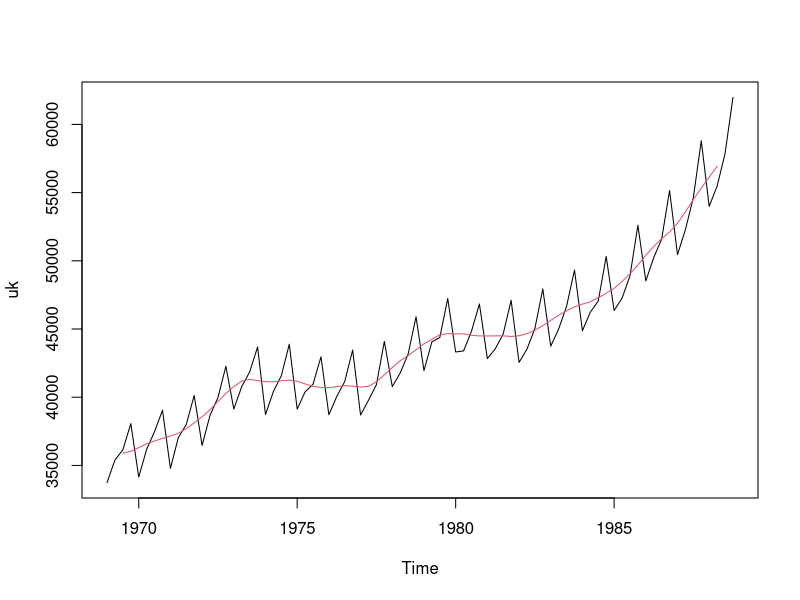
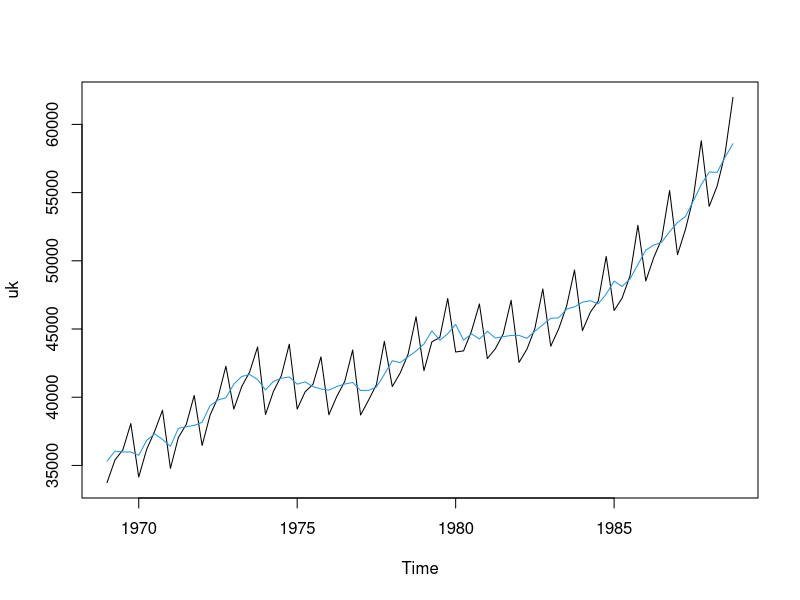
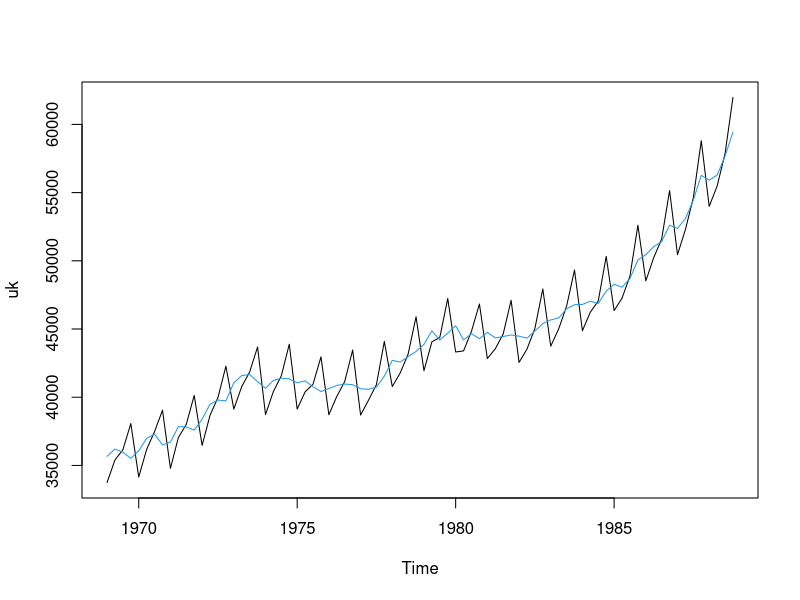
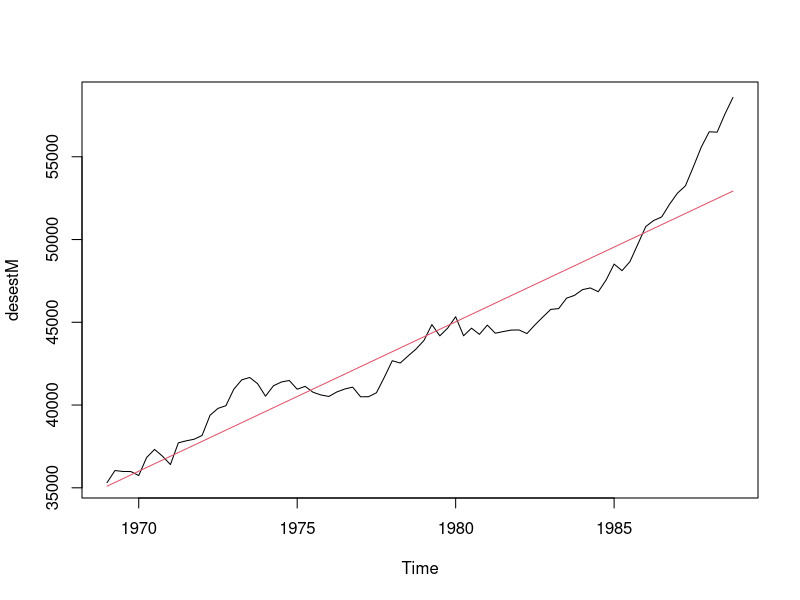
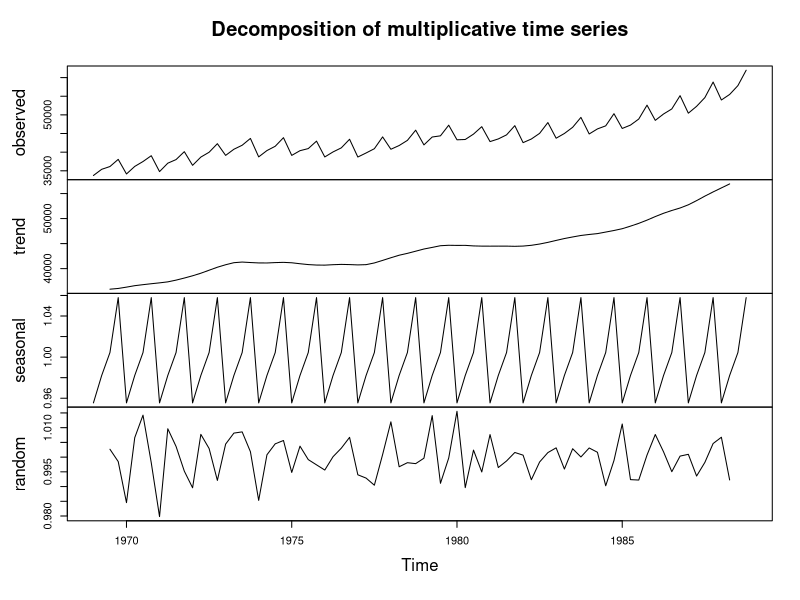

Reproduce these figures in R, in order.
##############################################################
# M�todos estad�sticos para la computaci�n
# Escuela T�cnica Superior de Ingenier�a Inform�tica.
# Universidad de M�laga. Curso 2020 / 21
# Tema 3. Series temporales
##############################################################
library('tidyverse')

# La carpeta d�nde tengas los datos
localFolder='c:/data/'

# leemos los datos
# Le indicamos la frecuencia de la componente estacional
xx <- scan('ts01.dat')
uk <- ts(xx, start=c(1969, 1), frequency=4)

# Ejemplo del primer valor de la media movil de orden 3.
(uk[1] * .5 + uk[2] + uk[3] + uk[4] + uk[5] * .5) / 4

# Componente tendencia, mediante una media movil de orden 3
tend <- stats::filter(uk, c(.5, 1, 1, 1, .5) / 4)
# Gr�fico de la serie con la tendencia en rojo
plot(uk)
lines(tend, col=2)


##############################################################
# Descomposici�n multiplicativa
##############################################################
# Componente estacional * aleatoria
est_aleM <- uk / tend
# Componente estacional sin normalizar
est1M <- colMeans(matrix(est_aleM, ncol=4, byrow=T), na.rm=T)
# Normalizo la componente estacional
estM  <- est1M / mean(est1M)
# Componente estacional como serie temporal
estMC <- ts(rep(estM, 20), start=c(1969, 1), frequency=4)
# Componente aleatoria
aleM  <- est_aleM / estM
# Serie desestacionalizada
desestM <- uk / estM
# Gr�fico de la serie desestacionalizada
plot(uk)
lines(desestM, col=4)


##############################################################
# Descomposici�n aditiva
##############################################################
# Componente estacional * aleatoria
est_aleA <- uk - tend
# Componente estacional sin normalizar
est1A <- colMeans(matrix(est_aleA, ncol=4, byrow=T), na.rm=T)
# Normalizo la componente estacional
estA  <- est1A - mean(est1A)
# Componente estacional como serie temporal
estAC <- ts(rep(estA, 20), start=c(1969, 1), frequency=4)
# Componente aleatoria
aleA  <- est_aleA - estA
# Serie desestacionalizada
desestA <- uk - estA
# Gr�fico de la serie desestacionalizada
plot(uk)
lines(desestA, col=4)


##############################################################
# Calculamos una regresi�n lineal de la serie desestacionalizada
##############################################################
# Esto mete en xx un vector 1:n, donde n es el tama�o de uk
xx <- seq_along(uk)
# regresi�n lineal
model <- lm(desestM ~ xx)
# Calculamos los valores predichos por la recta
regL <- ts(predict.lm(model), start=c(1969, 1), frequency=4)
# Hacemos un gr�fico de la serie desestacionalizada con la recta
plot(desestM)
lines(regL, col=2)


##############################################################
# Uso del comando decompose. Debemos obtener los mismos resultados.
##############################################################
descM <- decompose(uk, type="mul")
descA <- decompose(uk, type="add")
plot(descM)


##############################################################
# Autocorrelaci�n
##############################################################
# Funci�n que calcula la autocorrelaci�n para una frecuencia n
autoCorrel <- function(data, n) {
  # Quita los n �ltimos datos
  xx1 <- head(data, -n)   
  # Quita los n primeros datos
  xx2 <- tail(data, -n)
  # correlaci�n
  summary(lm(xx1 ~ xx2))$r.squared
}

# Calculamos la autocorrelaci�n para frecuencia 4
autoCorrel(uk, 4)


# Calculamos las autocorrelaciones para frecuencias 1 a 12
acValues <- map_dbl(1:12, autoCorrel, data=uk)
# Y vemos que el m�ximo se alcanza con autocorrelaci�n 4, as� que es la frecuencia correcta.
acValues
which.max(acValues)
